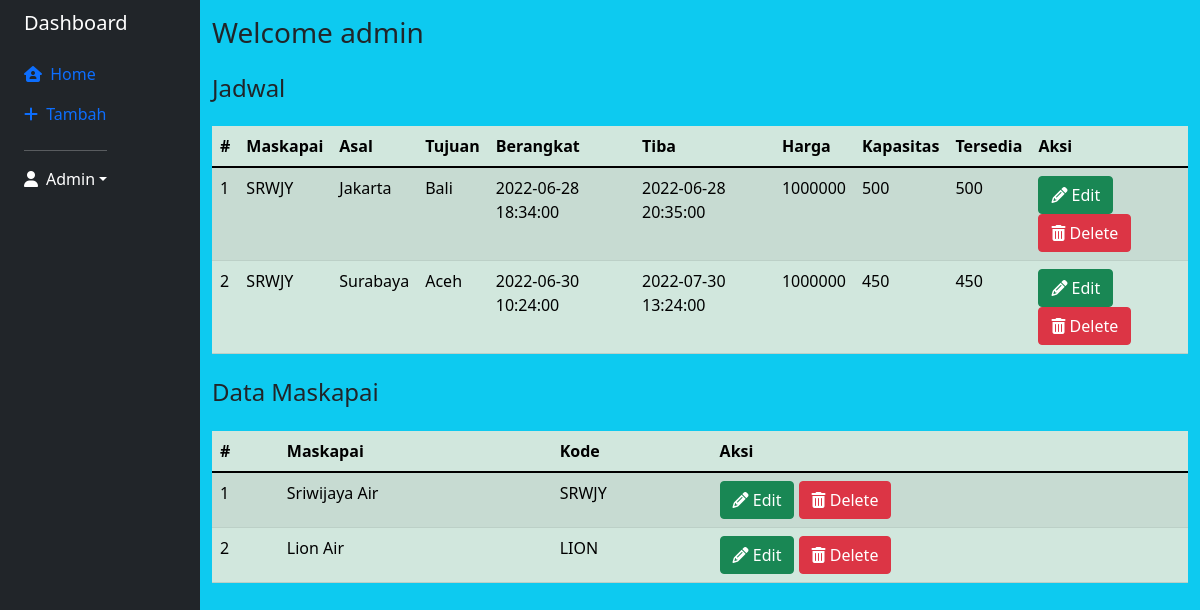
The page /dashboard.php (signed in) on the database as committed earlier.
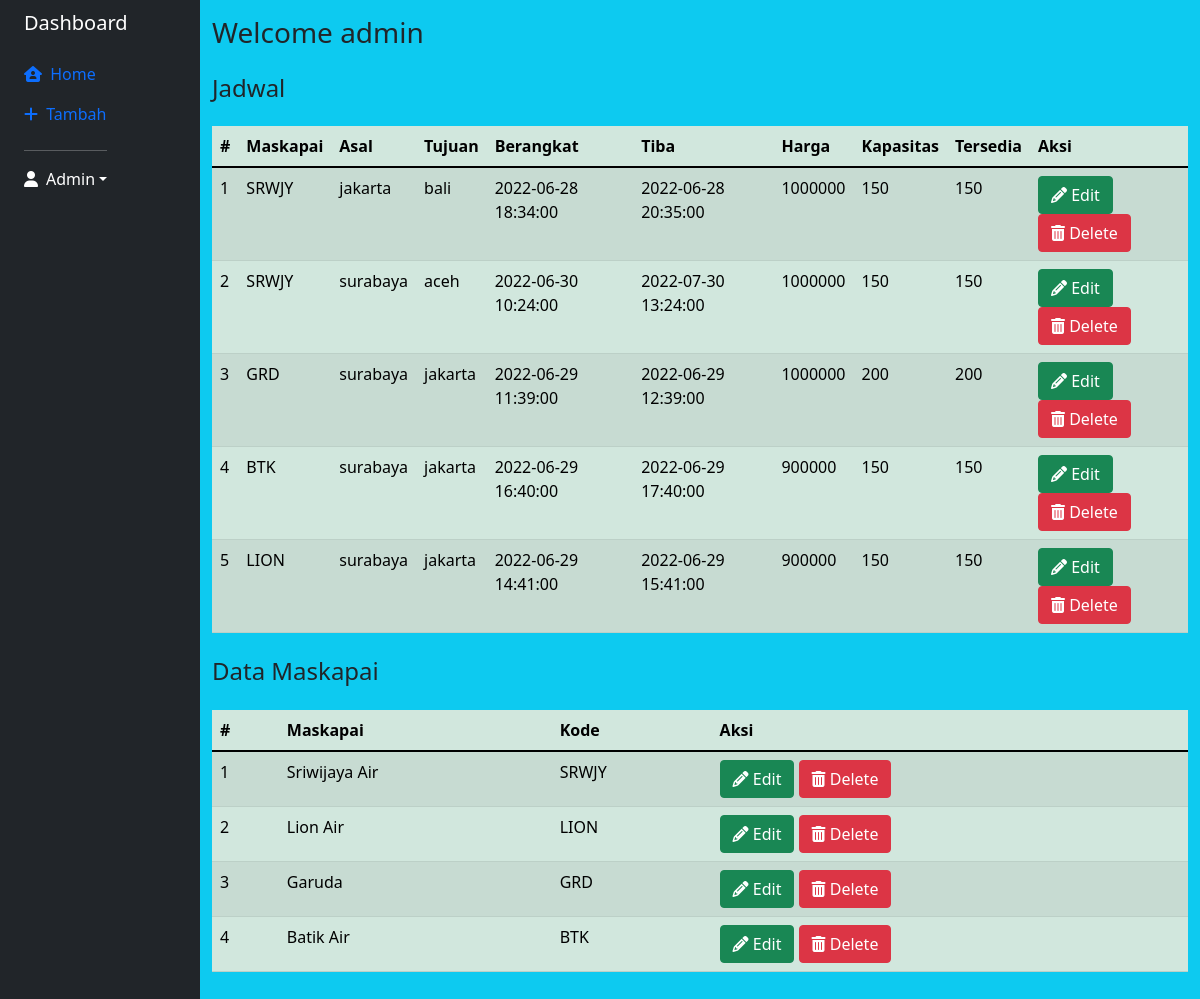
The same page on the database as committed later.
### tables this page shows
CREATE TABLE `jadwal` (
  `id` int(5) NOT NULL,
  `maskapai` int(5) NOT NULL,
  `asal` varchar(255) NOT NULL,
  `tujuan` varchar(255) NOT NULL,
  `berangkat` datetime NOT NULL,
  `tiba` datetime NOT NULL,
  `harga` int(25) NOT NULL,
  `kapasitas` int(11) NOT NULL,
  `tersedia` int(11) NOT NULL
);

CREATE TABLE `maskapai` (
  `id` int(5) NOT NULL,
  `nama` varchar(255) NOT NULL,
  `kode` varchar(5) NOT NULL
);

### dashboard.php (the view, shortened to what this page needs)
<?php
include 'config.php';
?>
<!DOCTYPE html>
<html lang="en">
<head>
    <link href="https://cdn.jsdelivr.net/npm/bootstrap@5.1.3/dist/css/bootstrap.min.css" rel="stylesheet">
    <link rel="stylesheet" href="https://cdnjs.cloudflare.com/ajax/libs/font-awesome/6.1.1/css/all.min.css" />
</head>
<body>
<div class="container-fluid bg-dark">
    <div class="row flex-nowrap">
        <div class="col-auto col-md-3 col-xl-2 px-sm-2 px-0 bg-dark">
            <div class="d-flex flex-column align-items-center align-items-sm-start px-3 pt-2 text-white min-vh-100">
                <a href="#" class="d-flex align-items-center pb-3 mb-md-0 me-md-auto text-white text-decoration-none bg-dark">
                    <span class="fs-5 d-none d-sm-inline">Dashboard</span>
                </a>
                <ul class="nav nav-pills flex-column mb-sm-auto mb-0 align-items-center align-items-sm-start" id="menu">
                    <li>
                        <a href="#" class="nav-link px-0 align-middle">
                        <i class="fa-solid fa-house-user"></i> <span class="ms-1 d-none d-sm-inline">Home</span> </a>
                    </li>
                    <li>
                        <a href="#submenu1" data-bs-toggle="collapse" class="nav-link px-0 align-middle">
                        <i class="fa-solid fa-plus"></i> <span class="ms-1 d-none d-sm-inline">Tambah</span> </a>
                    </li>
                    <li>
                        <hr>
                        <a href="#" class="d-flex align-items-center text-white text-decoration-none dropdown-toggle" id="dropdownUser1" data-bs-toggle="dropdown" aria-expanded="false">
                            <i class="fa-solid fa-user"></i><span class="ms-2 d-none d-sm-inline">Admin</span>
                        </a>
                    </li>
                </ul>
            </div>
        </div>
        <div class="col py-3 bg-info">
            <h3 class="mb-4">Welcome <?php echo $_SESSION['username'];?> </h3>
            <h4 class="mb-4">Jadwal</h4>
                <div class="table-responsive">
                    <table class="table table-success table-striped mb-4">
                        <thead>
                            <tr>
                                <th scope="col">#</th>
                                <th scope="col">Maskapai</th>
                                <th scope="col">Asal</th>
                                <th scope="col">Tujuan</th>
                                <th scope="col">Berangkat</th>
                                <th scope="col">Tiba</th>
                                <th scope="col">Harga</th>
                                <th scope="col">Kapasitas</th>
                                <th scope="col">Tersedia</th>
                                <th scope="col">Aksi</th>
                            </tr>
                        </thead>
                        <tbody>
                        <?php
                            $query = "SELECT * FROM jadwal";
                            $result = $conn->query($query);
                            $i = 1;
                            while($row = mysqli_fetch_array($result)){
                                $maskapai = $row['maskapai'];
                                echo "<tr>";
                                echo "<td>$i </td>";
                                $sql = "SELECT kode FROM maskapai WHERE id = $maskapai";
                                $hasil = mysqli_fetch_assoc($conn->query($sql));
                                foreach($hasil as $hsl){
                                    echo "<td>".$hsl."</td>";
                                }
                                $id = $row['id'];
                                echo "<td>".$row['asal']."</td>";
                                echo "<td>".$row['tujuan']."</td>";
                                echo "<td>".$row['berangkat']."</td>";
                                echo "<td>".$row['tiba']."</td>";
                                echo "<td>".$row['harga']."</td>";
                                echo "<td>".$row['kapasitas']."</td>";
                                echo "<td>".$row['tersedia']."</td>";
                                echo "<td><a class='btn btn-success' href='edit-jadwal.php?id=$id'><span class='fa-solid fa-pencil'></span> Edit</a> <a class='btn btn-danger' href='hapus-jadwal.php?id=$id'><span class='fa-solid fa-trash-can'></span> Delete</a></td>";
                                echo "</tr>";
                                $i++;
                            }
                        ?>
                        </tbody>
                    </table>
                </div>
                <h4 class="mb-4">Data Maskapai</h4>
                <div class="table-responsive">
                    <table class="table table-success table-striped">
                        <thead>
                            <tr>
                                <th scope="col">#</th>
                                <th scope="col">Maskapai</th>
                                <th scope="col">Kode</th>
                                <th scope="col">Aksi</th>
                            </tr>
                        </thead>
                        <tbody>
                        <?php
                            $query2 = "SELECT * FROM maskapai";
                            $result2 = $conn->query($query2);
                            $i = 1;
                            while($row2 = mysqli_fetch_array($result2)){
                                $id = $row2['id'];
                                echo "<tr>";
                                echo "<td>$i </td>";
                                echo "<td>".$row2['nama']."</td>";
                                echo "<td>".$row2['kode']."</td>";
                                echo "<td><a class='btn btn-success' href='edit-maskapai.php?id=$id'><span class='fa-solid fa-pencil'></span> Edit</a> <a class='btn btn-danger' href='hapus-maskapai.php?id=$id'><span class='fa-solid fa-trash-can'></span> Delete</a></td>";
                                echo "</tr>";
                                $i++;
                            }
                        ?>
                        </tbody>
                    </table>
                </div>
            </div>
        </div>
    </div>
</body>
</html>

Rows that differ between the two databases and show on the page:
changed jadwal: asal "Jakarta" → "jakarta"; tujuan "Bali" → "bali"; kapasitas "500" → "150"; tersedia "500" → "150"
changed jadwal: asal "Surabaya" → "surabaya"; tujuan "Aceh" → "aceh"; kapasitas "450" → "150"; tersedia "450" → "150"
added jadwal: asal "surabaya", tujuan "jakarta", berangkat "2022-06-29 11:39:00", tiba "2022-06-29 12:39:00", harga "1000000", kapasitas "200", tersedia "200"
added maskapai: kode "GRD", nama "Garuda"
added jadwal: asal "surabaya", tujuan "jakarta", berangkat "2022-06-29 16:40:00", tiba "2022-06-29 17:40:00", harga "900000", kapasitas "150", tersedia "150"
added maskapai: kode "BTK", nama "Batik Air"
added jadwal: asal "surabaya", tujuan "jakarta", berangkat "2022-06-29 14:41:00", tiba "2022-06-29 15:41:00", harga "900000", kapasitas "150", tersedia "150", maskapai (kode "LION")
